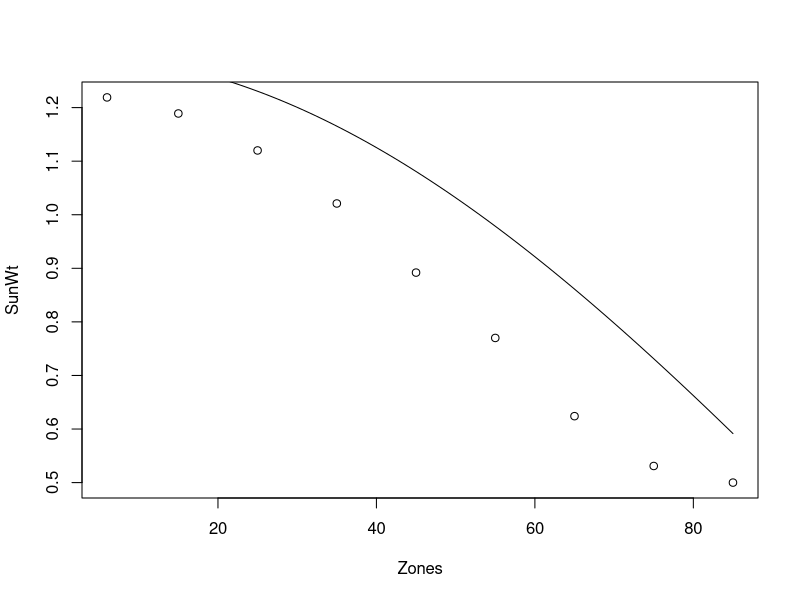
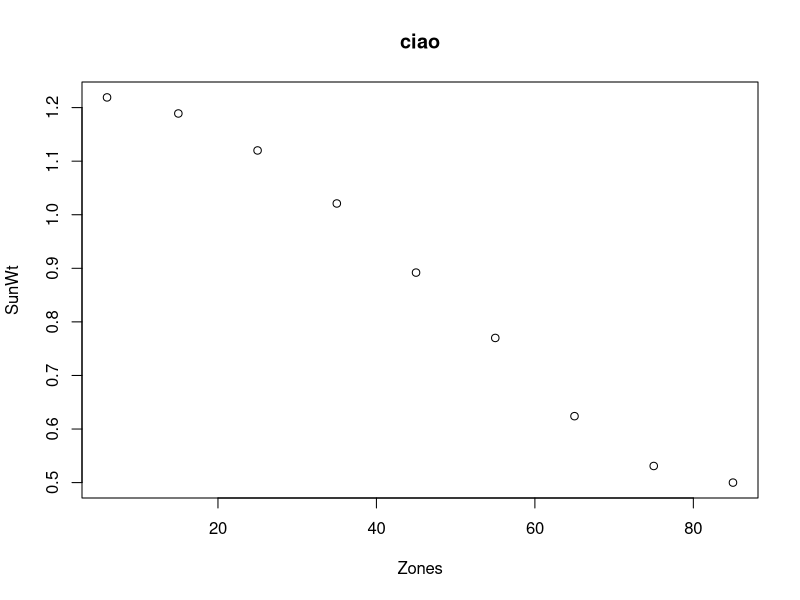
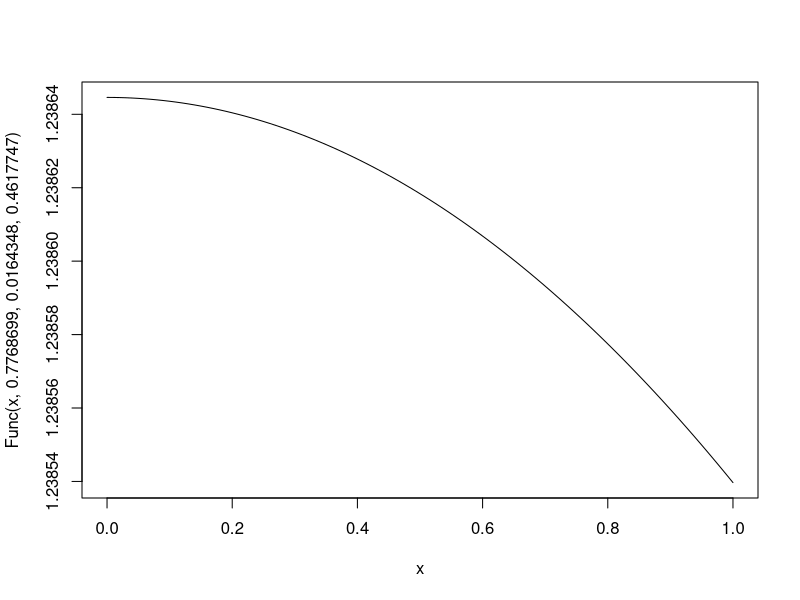
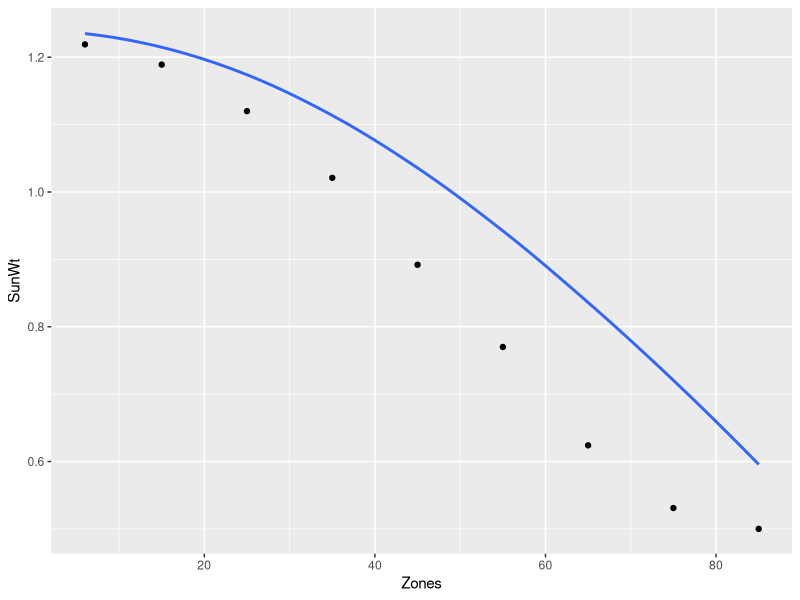
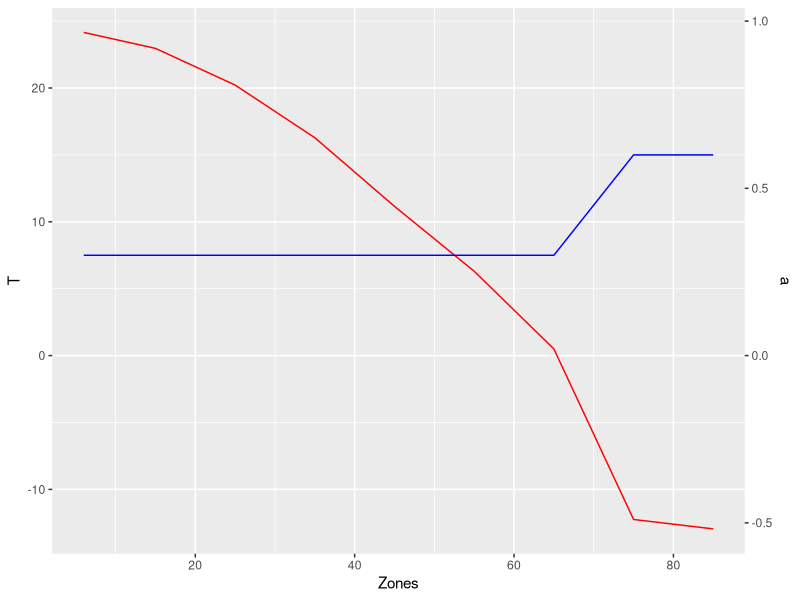
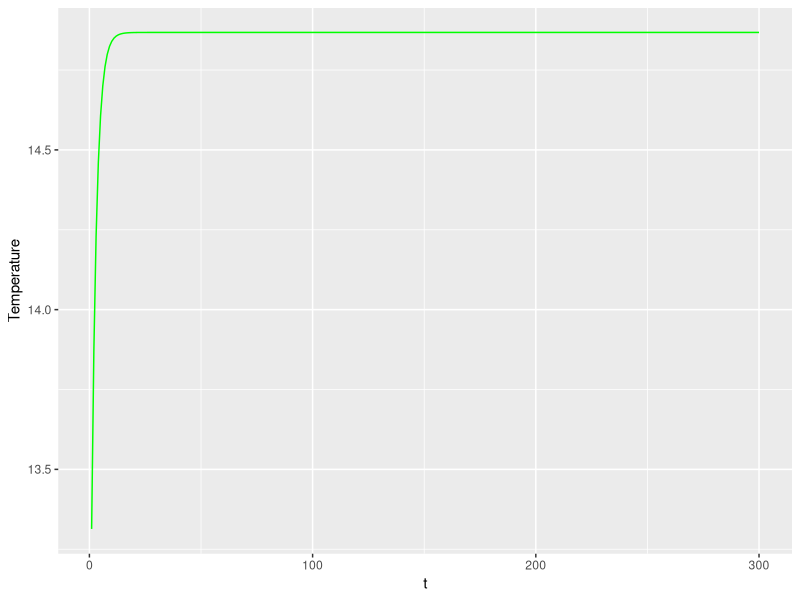

Write the R code that produced these figures, in order.
# Simple Energy Balance Model [Climate Modelling Primer]
library(tidyverse)

#Input Data
alpha <- 1
S <- 1370
A <- 204
B <- 2.17
K <- 3.86
a_ice <- 0.6
a <- 0.3
T_c <- -10
Temperature <- rep(0,300)
Albedo <- rep(0,300)

# 
Zones <- c(85,75,65,55,45,35,25,15,6)
cosZones <- cospi(Zones/180)
SunWt <- c(0.5,0.531,0.624,0.77,0.892,1.021,1.12,1.189,1.219)
data3 <- data.frame(Zones,SunWt)
Func <-  function(Zones,d,n,k){
         d*cos(n*Zones)+k
}
plot(Zones,SunWt)
curve(Func(x,1,0.015,0.3),add=TRUE)
Fit <-  nls(SunWt ~ Func(Zones,d,n,k),data= data3, start=list(d=1,n=0.015,k=0.3))

plot(Zones,SunWt,main="ciao")
curve(Func(x,0.7768699,0.0164348,0.4617747))
ggplot(data3, aes(Zones,SunWt))+geom_point()+geom_smooth(aes(y=Func(Zones,0.7768699,0.0164348,0.4617747)))

Rin <- S*SunWt/4
T <- c(-15,-15,-5,5,10,15,18,22,24)
a_i <- ifelse(T<T_c, a_ice, a)

for(i in c(1:300))
  {Tcos <- cosZones*T
   Tm <- sum(Tcos)/sum(cosZones)
   #print(Tm)
   T <- (Rin*(1-a_i)+K*Tm-A) / (B+K)
   a_i <- ifelse(T<T_c, a_ice, a)
   Temperature[i] <-  Tm
   Albedo[i] <- a_i 
   }


data1 <- data.frame(Zones,T,a_i)
plot1 <- ggplot(data1) +
             geom_line(aes(Zones, T),colour = 'red') +
             geom_line(aes(Zones, a_i*25), colour = 'blue')+
             scale_y_continuous(sec.axis = sec_axis(~./25,name = "a"))
plot1
t <- c(1:300)
data2 <- data.frame(t,Temperature)
plot2 <- ggplot(data2) +
          geom_line(aes(t, Temperature),colour = 'green')
plot2

# Aumentare length(Zones) ?
# Complessificare? 
# Plottare Tm=Tm(S) variando S in (0,1)
# Glaciated Mode
# Daisy : margerite distribuite per Zone + Growth Rate 







